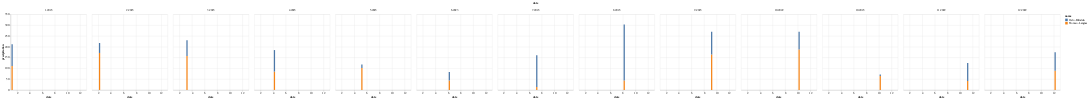

This figure's notebook cell:
### Code cell
import altair as alt

alt.Chart(data).mark_bar().encode(
    x="date",
    y="precipitation",
    color="name",
    column = "date",
    )

### Figure 1 — Vega-Lite specification as saved in the notebook (floating-point values rounded to 4 significant figures)
{"config": {"view": {"continuousWidth": 300, "continuousHeight": 300}}, "data": {"name": "data-f4ac2cced84352f89084c1c2a620235a"}, "mark": {"type": "bar"}, "encoding": {"color": {"field": "name", "type": "nominal"}, "column": {"field": "date", "type": "quantitative"}, "x": {"field": "date", "type": "quantitative"}, "y": {"field": "precipitation", "type": "quantitative"}}, "$schema": "https://vega.github.io/schema/vega-lite/v5.8.0.json", "datasets": {"data-f4ac2cced84352f89084c1c2a620235a": [{"name": "Tromso - Langnes", "station": "SN90490", "date": 10.2, "max temperature": 10.7, "precipitation": 187.0, "min temperature": -4.2}, {"name": "Tromso - Langnes", "station": "SN90490", "date": 11.2, "max temperature": 8.5, "precipitation": 41.5, "min temperature": -7.0}, {"name": "Tromso - Langnes", "station": "SN90490", "date": 12.2, "max temperature": 5.6, "precipitation": 88.8, "min temperature": -11.7}, {"name": "Tromso - Langnes", "station": "SN90490", "date": 1.202, "max temperature": 7.7, "precipitation": 111.4, "min temperature": -13.9}, {"name": "Tromso - Langnes", "station": "SN90490", "date": 2.202, "max temperature": 6.6, "precipitation": 171.3, "min temperature": -10.7}, {"name": "Tromso - Langnes", "station": "SN90490", "date": 3.202, "max temperature": 4.5, "precipitation": 157.0, "min temperature": -15.1}, {"name": "Tromso - Langnes", "station": "SN90490", "date": 4.202, "max temperature": 9.8, "precipitation": 85.0, "min temperature": -7.1}, {"name": "Tromso - Langnes", "station": "SN90490", "date": 5.202, "max temperature": 17.7, "precipitation": 101.2, "min temperature": -4.6}, {"name": "Tromso - Langnes", "station": "SN90490", "date": 6.202, "max temperature": 25.4, "precipitation": 43.4, "min temperature": -0.4}, {"name": "Tromso - Langnes", "station": "SN90490", "date": 7.202, "max temperature": 26.7, "precipitation": 14.0, "min temperature": 6.0}, {"name": "Tromso - Langnes", "station": "SN90490", "date": 8.202, "max temperature": 25.1, "precipitation": 43.4, "min temperature": 5.4}, {"name": "Tromso - Langnes", "station": "SN90490", "date": 9.202, "max temperature": 19.3, "precipitation": 163.7, "min temperature": 0.3}, {"name": "Tromso - Langnes", "station": "SN90490", "date": 10.2, "max temperature": 9.8, "precipitation": 64.8, "min temperature": -0.6}, {"name": "Oslo - Blindern", "station": "SN18700", "date": 10.2, "max temperature": 17.1, "precipitation": 82.9, "min temperature": -0.4}, {"name": "Oslo - Blindern", "station": "SN18700", "date": 11.2, "max temperature": 15.1, "precipitation": 83.4, "min temperature": -2.1}, {"name": "Oslo - Blindern", "station": "SN18700", "date": 12.2, "max temperature": 6.5, "precipitation": 85.5, "min temperature": -14.6}, {"name": "Oslo - Blindern", "station": "SN18700", "date": 1.202, "max temperature": 7.2, "precipitation": 100.5, "min temperature": -13.4}, {"name": "Oslo - Blindern", "station": "SN18700", "date": 2.202, "max temperature": 10.2, "precipitation": 46.0, "min temperature": -9.4}, {"name": "Oslo - Blindern", "station": "SN18700", "date": 3.202, "max temperature": 9.8, "precipitation": 72.6, "min temperature": -12.6}, {"name": "Oslo - Blindern", "station": "SN18700", "date": 4.202, "max temperature": 19.8, "precipitation": 99.7, "min temperature": -4.7}, {"name": "Oslo - Blindern", "station": "SN18700", "date": 5.202, "max temperature": 24.2, "precipitation": 17.0, "min temperature": -0.8}, {"name": "Oslo - Blindern", "station": "SN18700", "date": 6.202, "max temperature": 31.8, "precipitation": 39.9, "min temperature": 4.6}, {"name": "Oslo - Blindern", "station": "SN18700", "date": 7.202, "max temperature": 28.4, "precipitation": 146.9, "min temperature": 8.6}, {"name": "Oslo - Blindern", "station": "SN18700", "date": 8.202, "max temperature": 24.5, "precipitation": 259.8, "min temperature": 9.8}, {"name": "Oslo - Blindern", "station": "SN18700", "date": 9.202, "max temperature": 25.1, "precipitation": 105.8, "min temperature": 5.3}, {"name": "Oslo - Blindern", "station": "SN18700", "date": 10.2, "max temperature": 17.1, "precipitation": 7.3, "min temperature": -0.7}]}}
